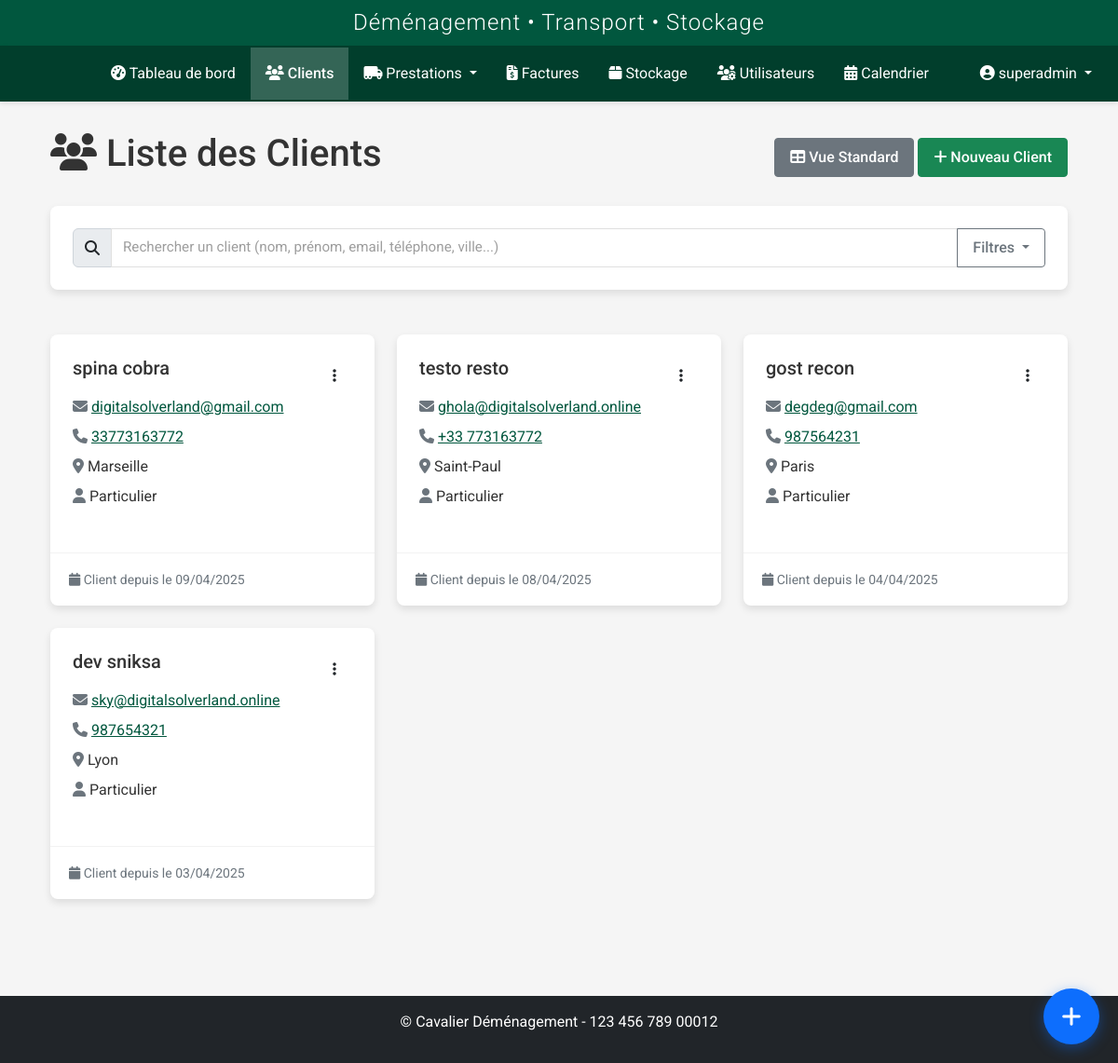
The page /clients/clients/liste (signed in) on the database its author committed.
### models.py (models this page shows, shortened)
class User(UserMixin, db.Model):
    id = db.Column(db.Integer, primary_key=True)
    nom = db.Column(db.String(64), nullable=False)
    prenom = db.Column(db.String(64), nullable=False)
    username = db.Column(db.String(64), unique=True, nullable=False)
    email = db.Column(db.String(120), unique=True, nullable=True)
    password_hash = db.Column(db.String(256), nullable=False)
    role = db.Column(db.String(20), nullable=False, default='transporteur')
    statut = db.Column(db.String(20), nullable=False, default='actif')
    vehicule = db.Column(db.String(100), nullable=True)
    type_vehicule_id = db.Column(db.Integer, db.ForeignKey('type_vehicule.id'), nullable=True)
    permis_conduire = db.Column(db.String(50), nullable=True)
    notes = db.Column(db.Text, nullable=True)
    derniere_connexion = db.Column(db.DateTime, nullable=True)
    date_creation = db.Column(db.DateTime, nullable=False, default=datetime.utcnow)
    prestations = db.relationship('Prestation', secondary=prestation_transporteurs, back_populates='transporteurs')
    type_vehicule = db.relationship('TypeVehicule', backref='transporteurs')

class Client(db.Model):
    id = db.Column(db.Integer, primary_key=True)
    nom = db.Column(db.String(64), nullable=False)
    prenom = db.Column(db.String(64), nullable=False)
    adresse = db.Column(db.Text, nullable=True)
    code_postal = db.Column(db.String(10), nullable=True)
    ville = db.Column(db.String(64), nullable=True)
    pays = db.Column(db.String(64), default='France')
    telephone = db.Column(db.String(20), nullable=True)
    email = db.Column(db.String(120), nullable=True)
    type_client = db.Column(db.String(50), nullable=True)
    tags = db.Column(db.Text, nullable=True)
    statut = db.Column(db.String(20), default='actif')
    archive = db.Column(db.Boolean, default=False)
    date_creation = db.Column(db.DateTime, nullable=False, default=datetime.utcnow)
    prestations_principales = db.relationship('Prestation', backref=db.backref('client_principal', lazy=True), lazy=True, foreign_keys="Prestation.client_id")
    prestations_supplementaires = db.relationship('Prestation', secondary=prestation_clients, back_populates='clients_supplementaires')
    factures = db.relationship('Facture', backref='client', lazy=True)

### routes/client.py (the view)
@client_bp.route('/clients/liste')
@login_required
def liste():
    clients = Client.query.order_by(Client.date_creation.desc()).all()
    return render_template('clients/liste.html', clients=clients)

### templates/clients/liste.html (shortened to what this page needs)
{% extends "base.html" %}
{% block content %}
<div class="container-fluid">
    <div class="row mb-4">
        <div class="col-12">
            <div class="d-flex justify-content-between align-items-center">
                <h1><i class="fas fa-users"></i> Liste des Clients</h1>
                <div>
                    <a href="{{ url_for('client.index') }}" class="btn btn-secondary">
                        <i class="fas fa-table"></i> Vue Standard
                    </a>
                    <a href="{{ url_for('client.add') }}" class="btn btn-success">
                        <i class="fas fa-plus"></i> Nouveau Client
                    </a>
                </div>
            </div>
        </div>
    </div>
    <div class="row mb-4">
        <div class="col-12">
            <div class="card">
                <div class="card-body">
                    <div class="input-group">
                        <span class="input-group-text">
                            <i class="fas fa-search"></i>
                        </span>
                        <input type="text" id="searchInput" class="form-control" placeholder="Rechercher un client (nom, prénom, email, téléphone, ville...)">
                        <button class="btn btn-outline-secondary dropdown-toggle" type="button" data-bs-toggle="dropdown">
                            Filtres
                        </button>
                    </div>
                </div>
            </div>
        </div>
    </div>
    <div class="row" id="clientsList">
        {% for client in clients %}
        <div class="col-md-6 col-lg-4 mb-4 client-card"
             data-name="{{ client.nom }} {{ client.prenom }}"
             data-email="{{ client.email }}"
             data-phone="{{ client.telephone }}"
             data-city="{{ client.ville }}"
             data-type="{{ client.type_client }}"
             data-archived="{{ client.archive }}">
            <div class="card h-100 {% if client.archive %}bg-light{% endif %}">
                <div class="card-body">
                    <div class="d-flex justify-content-between align-items-start">
                        <h5 class="card-title mb-3">
                            {{ client.nom }} {{ client.prenom }}
                        </h5>
                        <div class="dropdown">
                            <button class="btn btn-link text-dark" type="button" data-bs-toggle="dropdown">
                                <i class="fas fa-ellipsis-v"></i>
                            </button>
                        </div>
                    </div>
                    <div class="client-info">
                        {% if client.email %}
                        <p class="mb-2">
                            <i class="fas fa-envelope text-muted"></i>
                            <a href="mailto:{{ client.email }}">{{ client.email }}</a>
                        </p>
                        {% endif %}
                        {% if client.telephone %}
                        <p class="mb-2">
                            <i class="fas fa-phone text-muted"></i>
                            <a href="tel:{{ client.telephone }}">{{ client.telephone }}</a>
                        </p>
                        {% endif %}
                        {% if client.ville %}
                        <p class="mb-2">
                            <i class="fas fa-map-marker-alt text-muted"></i>
                            {{ client.ville }}
                        </p>
                        {% endif %}
                        <p class="mb-0">
                            <i class="fas fa-user text-muted"></i>
                            {{ client.type_client }}
                        </p>
                    </div>
                </div>
                <div class="card-footer bg-transparent">
                    <small class="text-muted">
                        <i class="fas fa-calendar"></i>
                        Client depuis le {{ client.date_creation.strftime('%d/%m/%Y') }}
                    </small>
                </div>
            </div>
        </div>
        {% endfor %}
    </div>
</div>
{% endblock %}

### templates/base.html (shortened to what this page needs)
<!DOCTYPE html>
<html lang="fr">
<head>
    <link href="https://cdn.jsdelivr.net/npm/bootstrap@5.2.3/dist/css/bootstrap.min.css" rel="stylesheet">
    <link rel="stylesheet" href="https://cdnjs.cloudflare.com/ajax/libs/font-awesome/6.2.1/css/all.min.css">
    <link href="https://cdn.jsdelivr.net/npm/fullcalendar@5.11.3/main.min.css" rel="stylesheet">
    <link href="https://cdn.jsdelivr.net/npm/summernote@0.8.18/dist/summernote-lite.min.css" rel="stylesheet">
    <link rel="stylesheet" href="{{ url_for('static', filename='css/style.css') }}">
    <link rel="stylesheet" href="{{ url_for('static', filename='css/notification-flash.css') }}">
    <link rel="stylesheet" href="{{ url_for('static', filename='css/prestations.css') }}">
    <link rel="stylesheet" href="{{ url_for('static', filename='css/custom-calendar.css') }}">
    <link rel="stylesheet" href="{{ url_for('static', filename='css/navbar-logos.css') }}">
    <link rel="stylesheet" href="{{ url_for('static', filename='css/whatsapp-buttons.css') }}">
    <link rel="stylesheet" href="{{ url_for('static', filename='css/quick-access-bubble.css') }}">
</head>
<body {% if current_user.is_authenticated %}data-user-role="{{ current_user.role }}"{% endif %}>
    {% if current_user.is_authenticated %}
        <header>
            <div class="app-header">
                <h2>Déménagement • Transport • Stockage</h2>
            </div>
            <nav class="navbar navbar-dark navbar-expand-lg">
                <div class="container-fluid">
                    <a class="navbar-brand" href="{{ url_for('dashboard.index') }}">
                        <div class="logo-slideshow">
                        </div>
                    </a>
                    <div class="collapse navbar-collapse" id="navbarMain">
                        <ul class="navbar-nav me-auto mb-2 mb-lg-0">
                            <li class="nav-item">
                                <a class="nav-link {% if request.endpoint == 'dashboard.index' %}active{% endif %}" href="{{ url_for('dashboard.index') }}">
                                    <i class="fas fa-tachometer-alt"></i> Tableau de bord
                                </a>
                            </li>
                            <li class="nav-item">
                                <a class="nav-link {% if request.endpoint.startswith('client.') %}active{% endif %}" href="{{ url_for('client.index') }}">
                                    <i class="fas fa-users"></i> Clients
                                </a>
                            </li>
                            <li class="nav-item dropdown">
                                <a class="nav-link dropdown-toggle {% if request.endpoint.startswith('prestation.') %}active{% endif %}" href="#" id="prestationsDropdown" role="button" data-bs-toggle="dropdown" aria-expanded="false">
                                    <i class="fas fa-truck-moving"></i> Prestations
                                </a>
                            </li>
                            <li class="nav-item">
                                <a class="nav-link {% if request.endpoint.startswith('facture.') %}active{% endif %}" href="{{ url_for('facture.index') }}">
                                    <i class="fas fa-file-invoice-dollar"></i> Factures
                                </a>
                            </li>
                            <li class="nav-item">
                                <a class="nav-link {% if request.endpoint.startswith('stockage.') %}active{% endif %}" href="{{ url_for('stockage.index') }}">
                                    <i class="fas fa-box"></i> Stockage
                                </a>
                            </li>
                            {% if current_user.is_admin %}
                            <li class="nav-item">
                                <a class="nav-link {% if request.endpoint.startswith('user.') %}active{% endif %}" href="{{ url_for('user.index') }}">
                                    <i class="fas fa-users-cog"></i> Utilisateurs
                                </a>
                            </li>
                            {% endif %}
                            <li class="nav-item">
                                <a class="nav-link {% if request.endpoint.startswith('calendrier.') %}active{% endif %}" href="{{ url_for('calendrier.fullscreen') }}">
                                    <i class="fas fa-calendar-alt"></i> Calendrier
                                </a>
                            </li>
                        </ul>
                        <ul class="navbar-nav">
                            <li class="nav-item dropdown">
                                <a class="nav-link dropdown-toggle" href="#" id="userDropdown" role="button" data-bs-toggle="dropdown">
                                    <i class="fas fa-user-circle"></i> {{ current_user.username }}
                                </a>
                            </li>
                        </ul>
                    </div>
                </div>
            </nav>
        </header>
        <main class="main-content">
            <div class="container">
                {% block content %}{% endblock %}
            </div>
        </main>
        <footer class="mt-5 py-3 bg-dark text-white">
            <div class="container text-center">
                <p>&copy; {{ config.COMPANY_FULL_NAME }} - {{ config.COMPANY_SIRET }}</p>
            </div>
        </footer>
    {% else %}
        <main class="main-content">
            <div class="container">
                {% block auth_content %}{% endblock %}
            </div>
        </main>
    {% endif %}
</body>
</html>

### static/css/style.css (style rules this page uses)
:root { --primary-color: #01573e; --primary-light: #0a8f6c; --primary-dark: #013e2c; --secondary-color: #e0e0e0; --secondary-light: #f5f5f5; --secondary-dark: #9e9e9e; --light-color: #ffffff; --dark-color: #333333; --danger-color: #DC3545; --success-color: #28A745; --warning-color: #FFC107; --info-color: #17A2B8; }
body { font-family: 'Roboto', sans-serif; background-color: var(--secondary-light); color: var(--dark-color); min-height: 100vh; display: flex; flex-direction: column; }
.app-header { background: var(--primary-color); color: var(--light-color); padding: 10px 0; text-align: center; box-shadow: 0 2px 10px rgba(0, 0, 0, 0.1); }
.app-header h2 { margin: 0; font-size: 1.5rem; font-weight: 300; letter-spacing: 1px; }
.navbar { background-color: var(--primary-dark); padding: 0; box-shadow: 0 2px 5px rgba(0, 0, 0, 0.1); }
.navbar-brand { padding: 0.5rem 1rem; }
.navbar-dark .navbar-nav .nav-link { color: var(--light-color); padding: 1rem; transition: all 0.3s ease; }
.navbar-dark .navbar-nav .nav-link.active { background-color: rgba(255, 255, 255, 0.2); color: var(--light-color); font-weight: 500; }
.main-content { flex: 1; padding: 2rem 0; }
.card { background-color: var(--light-color); border: none; border-radius: 8px; box-shadow: 0 4px 8px rgba(0, 0, 0, 0.1); margin-bottom: 1.5rem; transition: transform 0.3s ease, box-shadow 0.3s ease; color: var(--dark-color); }
.card-body { padding: 1.5rem; }
.card-footer { background-color: rgba(0, 0, 0, 0.03); border-top: 1px solid rgba(0, 0, 0, 0.05); padding: 1rem 1.25rem; }
a { color: var(--primary-color); transition: all 0.3s ease; }
.form-control { background-color: var(--light-color); border: 1px solid #e0e0e0; color: var(--dark-color); transition: all 0.3s ease; font-size: 0.95rem; border-radius: 4px; }
.form-control::placeholder { color: #9e9e9e; }
.btn { font-weight: 500; padding: 0.5rem 1rem; border-radius: 4px; transition: all 0.3s ease; }
footer { background-color: var(--primary-dark); color: rgba(255, 255, 255, 0.8); padding: 1rem 0; margin-top: auto; text-align: center; }

### static/css/custom-calendar.css (style rules this page uses)
:root { --fc-button-bg-color: #1a1a2e; --fc-button-border-color: #16213e; --fc-button-hover-bg-color: #0f3460; --fc-button-hover-border-color: #0f3460; --fc-button-active-bg-color: #0f3460; --fc-button-active-border-color: #0f3460; }
.navbar-brand { padding: 0; height: 60px; display: flex; align-items: center; }

### static/css/navbar-logos.css (style rules this page uses)
.logo-slideshow { position: relative; height: 60px; width: 60px; overflow: hidden; margin-right: 15px; }

### rows shown on the page
User: username "superadmin"
Client: nom "spina", prenom "cobra", email "digitalsolverland@gmail.com", telephone "33773163772", ville "Marseille", type_client "Particulier", date_creation "09/04/2025"
Client: nom "testo", prenom "resto", email "ghola@digitalsolverland.online", telephone "+33 773163772", ville "Saint-Paul", type_client "Particulier", date_creation "08/04/2025"
Client: nom "gost", prenom "recon", email "degdeg@gmail.com", telephone "987564231", ville "Paris", type_client "Particulier", date_creation "04/04/2025"
Client: nom "dev", prenom "sniksa", email "sky@digitalsolverland.online", telephone "987654321", ville "Lyon", type_client "Particulier", date_creation "03/04/2025"

### other values the page prints
{{ config.COMPANY_FULL_NAME }} "Cavalier Déménagement"
{{ config.COMPANY_SIRET }} "123 456 789 00012"
